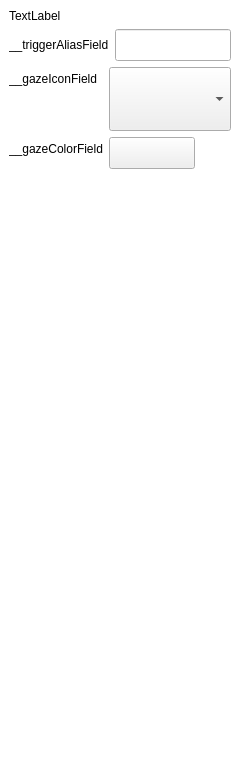
<?xml version="1.0" encoding="UTF-8"?>
<ui version="4.0">
 <class>UiDiagramProperty</class>
 <widget class="QWidget" name="UiDiagramProperty">
  <property name="geometry">
   <rect>
    <x>0</x>
    <y>0</y>
    <width>240</width>
    <height>767</height>
   </rect>
  </property>
  <property name="windowTitle">
   <string>Form</string>
  </property>
  <property name="styleSheet">
   <string notr="true">QWidget#UiDiagramProperty{
	background: transparent;
}

QStackedWidget {
	background-color: transparent;
}

QScrollArea{
	background-color: transparent;
}

QWidget#areaScroll{
	background-color: transparent;
}

QWidget[accessibleName=&quot;color:333337&quot;]{
	background-color: rgb(51,51,55);
}



QPushButton[accessibleName=&quot;button:blue&quot;]{
	border-radius:5;
	color: rgb(255, 255, 255);
	font: 12pt;
	background-color: rgb(85, 170, 255);
	min-height:32;
	max-height:32;
}
QPushButton[accessibleName=&quot;button:blue&quot;]:pressed{
	background-color: rgb(62, 124, 186);
}

QPushButton[accessibleName=&quot;button:red&quot;]{
	border-radius:5;
	color: rgb(255, 255, 255);
	font: 12pt;
	background-color: rgb(255, 85, 127);
	min-height:32;
	max-height:32;
}
QPushButton[accessibleName=&quot;button:red&quot;]:pressed{
	background-color: rgb(175, 58, 87);
}

QLabel[accessibleName=&quot;label:picker&quot;]{
	max-width:220;
	min-width:220;
	min-height:124;
	max-height:124;
	background-color: rgb(127, 127, 127);
}

QLabel[accessibleName=&quot;label:field&quot;]{
	font: 11pt;
	max-width:86;
	min-width:86;
	min-height:32;
	max-height:32;
	color: rgb(255, 255, 255);
}

QDoubleSpinBox[accessibleName=&quot;spinbox:field&quot;]{
	font: 11pt;
	max-height:32;
	min-height:32;
}


QPushButton[accessibleName=&quot;button:28x28&quot;]{
	min-width:28;
	min-height:28;
	max-width:28;
	max-height:28;
}

QPushButton#__blockDelete{
	border: 0px;
	background-repeat: none;
	background-position: center;	
	background-image: url(:/pluginDiagram/buttons/img/Trash.png);
}
QPushButton#__blockDelete:pressed{
	border: 0px;
	background-repeat: none;
	background-position: center;
	background-image: url(:/pluginDiagram/buttons/img/Trash_down.png);
}</string>
  </property>
  <layout class="QVBoxLayout" name="verticalLayout_3">
   <property name="spacing">
    <number>0</number>
   </property>
   <property name="leftMargin">
    <number>0</number>
   </property>
   <property name="topMargin">
    <number>0</number>
   </property>
   <property name="rightMargin">
    <number>0</number>
   </property>
   <property name="bottomMargin">
    <number>0</number>
   </property>
   <item>
    <widget class="QStackedWidget" name="__pages">
     <property name="currentIndex">
      <number>1</number>
     </property>
     <widget class="QWidget" name="page_block">
      <layout class="QVBoxLayout" name="verticalLayout_2">
       <property name="spacing">
        <number>0</number>
       </property>
       <property name="leftMargin">
        <number>0</number>
       </property>
       <property name="topMargin">
        <number>0</number>
       </property>
       <property name="rightMargin">
        <number>0</number>
       </property>
       <property name="bottomMargin">
        <number>0</number>
       </property>
       <item>
        <widget class="QScrollArea" name="scrollArea">
         <property name="frameShape">
          <enum>QFrame::NoFrame</enum>
         </property>
         <property name="horizontalScrollBarPolicy">
          <enum>Qt::ScrollBarAlwaysOff</enum>
         </property>
         <property name="widgetResizable">
          <bool>true</bool>
         </property>
         <widget class="QWidget" name="areaScroll">
          <property name="geometry">
           <rect>
            <x>0</x>
            <y>0</y>
            <width>83</width>
            <height>18</height>
           </rect>
          </property>
          <layout class="QVBoxLayout" name="verticalLayout">
           <property name="spacing">
            <number>0</number>
           </property>
           <property name="leftMargin">
            <number>0</number>
           </property>
           <property name="topMargin">
            <number>0</number>
           </property>
           <property name="rightMargin">
            <number>0</number>
           </property>
           <property name="bottomMargin">
            <number>0</number>
           </property>
           <item>
            <widget class="QWidget" name="__blockInspector" native="true">
             <layout class="QVBoxLayout" name="verticalLayout_5"/>
            </widget>
           </item>
           <item>
            <spacer name="verticalSpacer_2">
             <property name="orientation">
              <enum>Qt::Vertical</enum>
             </property>
             <property name="sizeHint" stdset="0">
              <size>
               <width>20</width>
               <height>710</height>
              </size>
             </property>
            </spacer>
           </item>
          </layout>
         </widget>
        </widget>
       </item>
       <item>
        <widget class="QWidget" name="__blockToolbar" native="true">
         <property name="minimumSize">
          <size>
           <width>0</width>
           <height>36</height>
          </size>
         </property>
         <property name="maximumSize">
          <size>
           <width>16777215</width>
           <height>36</height>
          </size>
         </property>
         <property name="accessibleName">
          <string notr="true">color:333337</string>
         </property>
         <layout class="QHBoxLayout" name="horizontalLayout">
          <property name="spacing">
           <number>2</number>
          </property>
          <property name="leftMargin">
           <number>6</number>
          </property>
          <property name="topMargin">
           <number>2</number>
          </property>
          <property name="rightMargin">
           <number>6</number>
          </property>
          <property name="bottomMargin">
           <number>2</number>
          </property>
          <item>
           <spacer name="horizontalSpacer_4">
            <property name="orientation">
             <enum>Qt::Horizontal</enum>
            </property>
            <property name="sizeHint" stdset="0">
             <size>
              <width>195</width>
              <height>29</height>
             </size>
            </property>
           </spacer>
          </item>
          <item>
           <widget class="QPushButton" name="__blockDelete">
            <property name="accessibleName">
             <string notr="true">button:28x28</string>
            </property>
            <property name="text">
             <string/>
            </property>
           </widget>
          </item>
         </layout>
        </widget>
       </item>
      </layout>
     </widget>
     <widget class="QWidget" name="page_trigger">
      <layout class="QVBoxLayout" name="verticalLayout_4">
       <item>
        <widget class="QLabel" name="__triggerUUID">
         <property name="text">
          <string>TextLabel</string>
         </property>
        </widget>
       </item>
       <item>
        <layout class="QHBoxLayout" name="horizontalLayout_2">
         <item>
          <widget class="QLabel" name="__triggerAliasField">
           <property name="accessibleName">
            <string notr="true">label:field</string>
           </property>
           <property name="text">
            <string>__triggerAliasField</string>
           </property>
          </widget>
         </item>
         <item>
          <widget class="QLineEdit" name="__triggerAliasInput">
           <property name="sizePolicy">
            <sizepolicy hsizetype="Expanding" vsizetype="Fixed">
             <horstretch>0</horstretch>
             <verstretch>32</verstretch>
            </sizepolicy>
           </property>
           <property name="minimumSize">
            <size>
             <width>0</width>
             <height>32</height>
            </size>
           </property>
          </widget>
         </item>
        </layout>
       </item>
       <item>
        <widget class="QWidget" name="__groupGaze" native="true">
         <layout class="QFormLayout" name="formLayout">
          <property name="leftMargin">
           <number>0</number>
          </property>
          <property name="topMargin">
           <number>0</number>
          </property>
          <property name="rightMargin">
           <number>0</number>
          </property>
          <property name="bottomMargin">
           <number>0</number>
          </property>
          <item row="0" column="0">
           <widget class="QLabel" name="__gazeIconField">
            <property name="accessibleName">
             <string notr="true">label:field</string>
            </property>
            <property name="text">
             <string>__gazeIconField</string>
            </property>
           </widget>
          </item>
          <item row="0" column="1">
           <widget class="QComboBox" name="__gazeIconSelect">
            <property name="minimumSize">
             <size>
              <width>0</width>
              <height>64</height>
             </size>
            </property>
            <property name="maximumSize">
             <size>
              <width>16777215</width>
              <height>64</height>
             </size>
            </property>
            <property name="iconSize">
             <size>
              <width>48</width>
              <height>48</height>
             </size>
            </property>
            <item>
             <property name="text">
              <string/>
             </property>
             <property name="icon">
              <iconset resource="pluginDiagram.qrc">
               <normaloff>:/pluginDiagram/icons/vr-trigger-0</normaloff>:/pluginDiagram/icons/vr-trigger-0</iconset>
             </property>
            </item>
            <item>
             <property name="text">
              <string/>
             </property>
             <property name="icon">
              <iconset resource="pluginDiagram.qrc">
               <normaloff>:/pluginDiagram/icons/vr-trigger-1</normaloff>:/pluginDiagram/icons/vr-trigger-1</iconset>
             </property>
            </item>
            <item>
             <property name="text">
              <string/>
             </property>
             <property name="icon">
              <iconset resource="pluginDiagram.qrc">
               <normaloff>:/pluginDiagram/icons/vr-trigger-2</normaloff>:/pluginDiagram/icons/vr-trigger-2</iconset>
             </property>
            </item>
           </widget>
          </item>
          <item row="1" column="0">
           <widget class="QLabel" name="__gazeColorField">
            <property name="accessibleName">
             <string notr="true">label:field</string>
            </property>
            <property name="text">
             <string>__gazeColorField</string>
            </property>
           </widget>
          </item>
          <item row="1" column="1">
           <widget class="QPushButton" name="__gazeColorPicker">
            <property name="sizePolicy">
             <sizepolicy hsizetype="Fixed" vsizetype="Fixed">
              <horstretch>0</horstretch>
              <verstretch>0</verstretch>
             </sizepolicy>
            </property>
            <property name="minimumSize">
             <size>
              <width>86</width>
              <height>32</height>
             </size>
            </property>
            <property name="maximumSize">
             <size>
              <width>86</width>
              <height>32</height>
             </size>
            </property>
            <property name="focusPolicy">
             <enum>Qt::NoFocus</enum>
            </property>
            <property name="text">
             <string/>
            </property>
           </widget>
          </item>
         </layout>
        </widget>
       </item>
       <item>
        <spacer name="verticalSpacer">
         <property name="orientation">
          <enum>Qt::Vertical</enum>
         </property>
         <property name="sizeHint" stdset="0">
          <size>
           <width>20</width>
           <height>668</height>
          </size>
         </property>
        </spacer>
       </item>
      </layout>
     </widget>
    </widget>
   </item>
  </layout>
 </widget>
 <resources>
  <include location="pluginDiagram.qrc"/>
 </resources>
 <connections/>
</ui>
